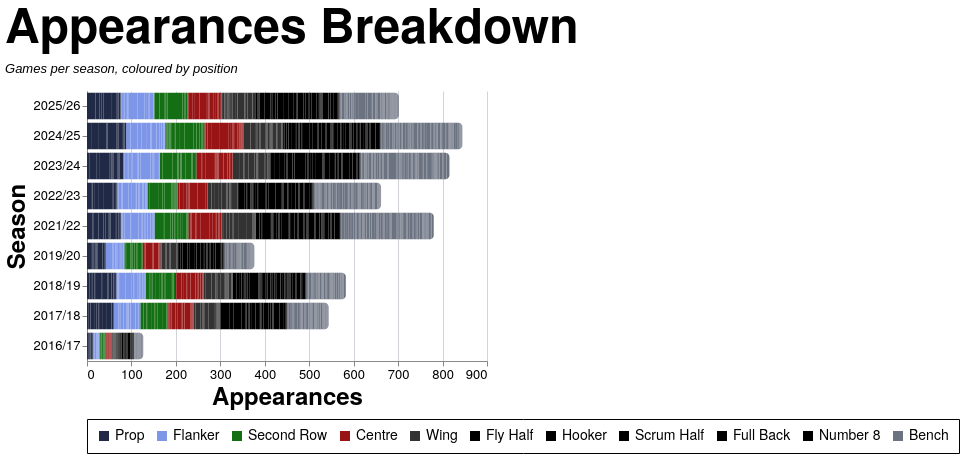

Specify this chart in Vega-Lite:
### Vega-Lite specification from a JSON file in a GitHub repository (floating-point values rounded to 4 significant figures; data arrays with more than 128 entries replaced by an {"elided": "..."} marker saying what was removed)
{"config": {"axis": {"labelFont": "PT Sans Narrow, Helvetica Neue, Helvetica, Arial, sans-serif", "titleFont": "PT Sans Narrow, Helvetica Neue, Helvetica, Arial, sans-serif", "labelFontSize": 13, "titleFontSize": 24, "gridColor": "#202947", "gridOpacity": 0.2, "zindex": 1}, "text": {"font": "Lato, sans-serif"}, "bar": {"cornerRadiusEnd": 5}, "header": {"labelFont": "PT Sans Narrow, Helvetica Neue, Helvetica, Arial, sans-serif", "titleFont": "PT Sans Narrow, Helvetica Neue, Helvetica, Arial, sans-serif", "labelFontSize": 24, "titleFontSize": 28, "labelFontWeight": "bold", "orient": "left"}, "legend": {"labelFont": "PT Sans Narrow, Helvetica Neue, Helvetica, Arial, sans-serif", "titleFont": "PT Sans Narrow, Helvetica Neue, Helvetica, Arial, sans-serif", "labelFontSize": 14, "titleFontSize": 16, "titlePadding": 5, "fillColor": "white", "strokeColor": "black", "padding": 10, "titleFontWeight": "lighter", "titleFontStyle": "italic", "titleColor": "gray", "offset": 10}, "title": {"font": "PT Sans Narrow, Helvetica Neue, Helvetica, Arial, sans-serif", "fontSize": 48, "fontWeight": "bold", "anchor": "start", "align": "center", "titlePadding": 20, "subtitlePadding": 10, "subtitleFontSize": 13, "subtitleColor": "", "subtitleFontStyle": "italic", "offset": 15, "color": "black"}, "axisX": {"labelAngle": 0}, "facet": {"title": null, "header": null, "align": {"row": "each", "column": "each"}, "spacing": 10}, "resolve": {"scale": {"y": "independent", "facet": "independent"}}, "background": "transparent", "scale": {"offsetBandPaddingOuter": 0.2, "offsetBandPaddingInner": 0.1}, "view": {"stroke": null, "background": "transparent"}}, "data": {"name": "data-9203c8e51ee22cfbcc50463987255ea8"}, "mark": {"type": "bar"}, "encoding": {"color": {"field": "color_value", "legend": {"orient": "bottom", "title": null}, "scale": {"domain": ["Prop", "Flanker", "Second Row", "Centre", "Wing", "Fly Half", "Hooker", "Scrum Half", "Full Back", "Number 8", "Bench"], "range": ["#202946", "#7d96e8", "#146f14", "#991515", "#333333", "#000000", "#000000", "#000000", "#000000", "#000000", "#6b7280"]}, "type": "nominal"}, "order": {"field": "stack_order", "type": "quantitative"}, "tooltip": [{"field": "player", "title": "Player", "type": "nominal"}, {"field": "season", "title": "Season", "type": "nominal"}, {"field": "color_value", "title": "Position", "type": "nominal"}, {"aggregate": "sum", "field": "apps", "title": "Appearances", "type": "quantitative"}], "x": {"aggregate": "sum", "field": "apps", "title": "Appearances", "type": "quantitative"}, "y": {"field": "season", "sort": {"field": "season_sort", "op": "max", "order": "descending"}, "title": "Season", "type": "nominal"}}, "height": {"step": 30}, "title": {"text": "Appearances Breakdown", "subtitle": "Games per season, coloured by position"}, "width": 400, "$schema": "https://vega.github.io/schema/vega-lite/v5.20.1.json", "datasets": {"data-9203c8e51ee22cfbcc50463987255ea8": {"elided": "2509 records"}}}
